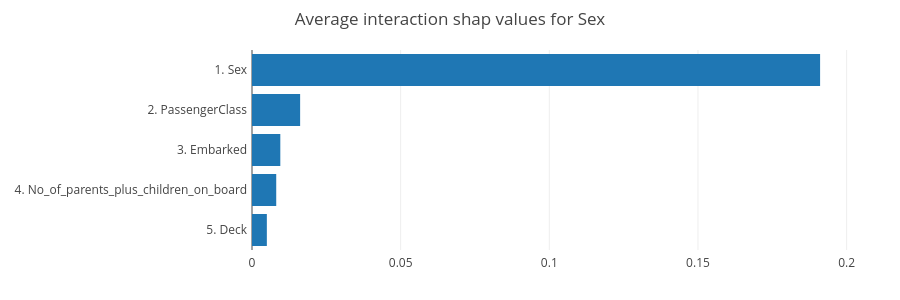

Write notebook code for a chart like this one.
### Markdown cell above
### mean absolute shap interaction values for interactions with 'Sex' 
- the direct effect is usually the largest
- in this case PassengerClass shows the biggest interaction with gender

### Code cell
explainer.plot_interactions_importance("Sex", topx=5)

### Figure 1 — Plotly figure (JSON) as saved in the notebook; plotly's stock layout.template omitted (floating-point values rounded to 4 significant figures)
{"data": [{"hoverinfo": "text", "orientation": "h", "type": "bar", "x": [0.004993, 0.008149, 0.009522, 0.01619, 0.1911], "y": ["5. Deck", "4. No_of_parents_plus_children_on_board", "3. Embarked", "2. PassengerClass", "1. Sex"]}], "layout": {"height": 300, "margin": {"b": 50, "l": 252, "pad": 4, "r": 50, "t": 50}, "plot_bgcolor": "#fff", "showlegend": false, "title": {"text": "Average interaction shap values for Sex"}, "xaxis": {"automargin": true, "title": {"text": ""}}, "yaxis": {"automargin": true}}}
